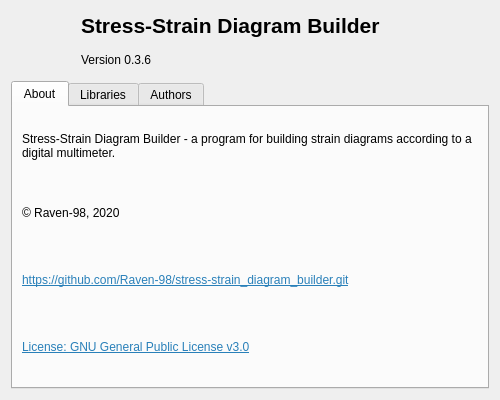
<?xml version="1.0" encoding="UTF-8"?>
<ui version="4.0">
 <class>infPrg</class>
 <widget class="QDialog" name="infPrg">
  <property name="geometry">
   <rect>
    <x>0</x>
    <y>0</y>
    <width>500</width>
    <height>400</height>
   </rect>
  </property>
  <property name="windowTitle">
   <string>About program</string>
  </property>
  <layout class="QGridLayout" name="gridLayout">
   <item row="0" column="0">
    <layout class="QVBoxLayout" name="verticalLayout_3">
     <item>
      <layout class="QHBoxLayout" name="horizontalLayout">
       <item>
        <widget class="QLabel" name="label">
         <property name="minimumSize">
          <size>
           <width>64</width>
           <height>64</height>
          </size>
         </property>
         <property name="maximumSize">
          <size>
           <width>64</width>
           <height>64</height>
          </size>
         </property>
         <property name="text">
          <string>&lt;html&gt;&lt;head/&gt;&lt;body&gt;&lt;p&gt;&lt;img src=&quot;:/img/icon.png&quot;/&gt;&lt;/p&gt;&lt;/body&gt;&lt;/html&gt;</string>
         </property>
        </widget>
       </item>
       <item>
        <layout class="QVBoxLayout" name="verticalLayout">
         <item>
          <widget class="QLabel" name="label_2">
           <property name="text">
            <string>&lt;html&gt;&lt;head/&gt;&lt;body&gt;&lt;p&gt;&lt;span style=&quot; font-size:16pt; font-weight:600;&quot;&gt;Stress-Strain Diagram Builder&lt;/span&gt;&lt;/p&gt;&lt;/body&gt;&lt;/html&gt;</string>
           </property>
          </widget>
         </item>
         <item>
          <widget class="QLabel" name="label_3">
           <property name="text">
            <string>&lt;html&gt;&lt;head/&gt;&lt;body&gt;&lt;p&gt;Version 0.3.6&lt;/p&gt;&lt;/body&gt;&lt;/html&gt;</string>
           </property>
          </widget>
         </item>
        </layout>
       </item>
      </layout>
     </item>
     <item>
      <widget class="QTabWidget" name="tabWidget">
       <property name="currentIndex">
        <number>0</number>
       </property>
       <widget class="QWidget" name="tab">
        <attribute name="title">
         <string>About</string>
        </attribute>
        <layout class="QVBoxLayout" name="verticalLayout_2">
         <item>
          <widget class="QLabel" name="label_4">
           <property name="text">
            <string>&lt;html&gt;&lt;head/&gt;&lt;body&gt;&lt;p&gt;Stress-Strain Diagram Builder - a program for building strain diagrams according to a digital multimeter.&lt;/p&gt;&lt;/body&gt;&lt;/html&gt;</string>
           </property>
           <property name="wordWrap">
            <bool>true</bool>
           </property>
          </widget>
         </item>
         <item>
          <widget class="QLabel" name="label_5">
           <property name="text">
            <string>&lt;html&gt;&lt;head/&gt;&lt;body&gt;&lt;p&gt;© Raven-98, 2020&lt;/p&gt;&lt;/body&gt;&lt;/html&gt;</string>
           </property>
          </widget>
         </item>
         <item>
          <widget class="QLabel" name="label_6">
           <property name="text">
            <string>&lt;html&gt;&lt;head/&gt;&lt;body&gt;&lt;p&gt;&lt;a href=&quot;https://github.com/Raven-98/stress-strain_diagram_builder.git&quot;&gt;&lt;span style=&quot; text-decoration: underline; color:#2980b9;&quot;&gt;https://github.com/Raven-98/stress-strain_diagram_builder.git&lt;/span&gt;&lt;/a&gt;&lt;/p&gt;&lt;/body&gt;&lt;/html&gt;</string>
           </property>
          </widget>
         </item>
         <item>
          <widget class="QLabel" name="label_10">
           <property name="text">
            <string>&lt;html&gt;&lt;head/&gt;&lt;body&gt;&lt;p&gt;&lt;a href=&quot;https://github.com/Raven-98/stress-strain_diagram_builder/blob/master/LICENSE&quot;&gt;&lt;span style=&quot; text-decoration: underline; color:#2980b9;&quot;&gt;License: GNU General Public License v3.0&lt;/span&gt;&lt;/a&gt;&lt;/p&gt;&lt;/body&gt;&lt;/html&gt;</string>
           </property>
          </widget>
         </item>
        </layout>
       </widget>
       <widget class="QWidget" name="tab_2">
        <attribute name="title">
         <string>Libraries</string>
        </attribute>
        <layout class="QVBoxLayout" name="verticalLayout_4">
         <item>
          <widget class="QLabel" name="label_7">
           <property name="text">
            <string>&lt;html&gt;&lt;head/&gt;&lt;body&gt;&lt;p&gt;&lt;br/&gt;&lt;/p&gt;&lt;/body&gt;&lt;/html&gt;</string>
           </property>
          </widget>
         </item>
         <item>
          <widget class="QLabel" name="label_8">
           <property name="text">
            <string>&lt;html&gt;&lt;head/&gt;&lt;body&gt;&lt;p&gt;fast-cpp-csv-parser&lt;/p&gt;&lt;p&gt;&lt;a href=&quot;https://github.com/ben-strasser/fast-cpp-csv-parser.git&quot;&gt;&lt;span style=&quot; text-decoration: underline; color:#2980b9;&quot;&gt;https://github.com/ben-strasser/fast-cpp-csv-parser.git&lt;/span&gt;&lt;/a&gt;&lt;/p&gt;&lt;/body&gt;&lt;/html&gt;</string>
           </property>
          </widget>
         </item>
         <item>
          <widget class="QLabel" name="label_9">
           <property name="text">
            <string>&lt;html&gt;&lt;head/&gt;&lt;body&gt;&lt;p&gt;QCustomPlot 2.0.1&lt;/p&gt;&lt;p&gt;&lt;a href=&quot;https://www.qcustomplot.com/&quot;&gt;&lt;span style=&quot; text-decoration: underline; color:#2980b9;&quot;&gt;https://www.qcustomplot.com/&lt;/span&gt;&lt;/a&gt;&lt;/p&gt;&lt;/body&gt;&lt;/html&gt;</string>
           </property>
          </widget>
         </item>
        </layout>
       </widget>
       <widget class="QWidget" name="tab_3">
        <attribute name="title">
         <string>Authors</string>
        </attribute>
        <layout class="QVBoxLayout" name="verticalLayout_5">
         <item>
          <widget class="QLabel" name="label_11">
           <property name="text">
            <string>&lt;html&gt;&lt;head/&gt;&lt;body&gt;&lt;p&gt;&lt;span style=&quot; font-weight:600;&quot;&gt;Raven-98&lt;/span&gt;&lt;/p&gt;&lt;p&gt;&lt;span style=&quot; font-style:italic;&quot;&gt;Developer&lt;/span&gt;&lt;/p&gt;&lt;p&gt;E-mail: &lt;a href=&quot;andriy1898k@hotmail.com&quot;&gt;&lt;span style=&quot; text-decoration: underline; color:#2980b9;&quot;&gt;andriy1898k@hotmail.com&lt;/span&gt;&lt;/a&gt;&lt;/p&gt;&lt;/body&gt;&lt;/html&gt;</string>
           </property>
          </widget>
         </item>
        </layout>
       </widget>
      </widget>
     </item>
    </layout>
   </item>
  </layout>
 </widget>
 <resources/>
 <connections/>
</ui>
